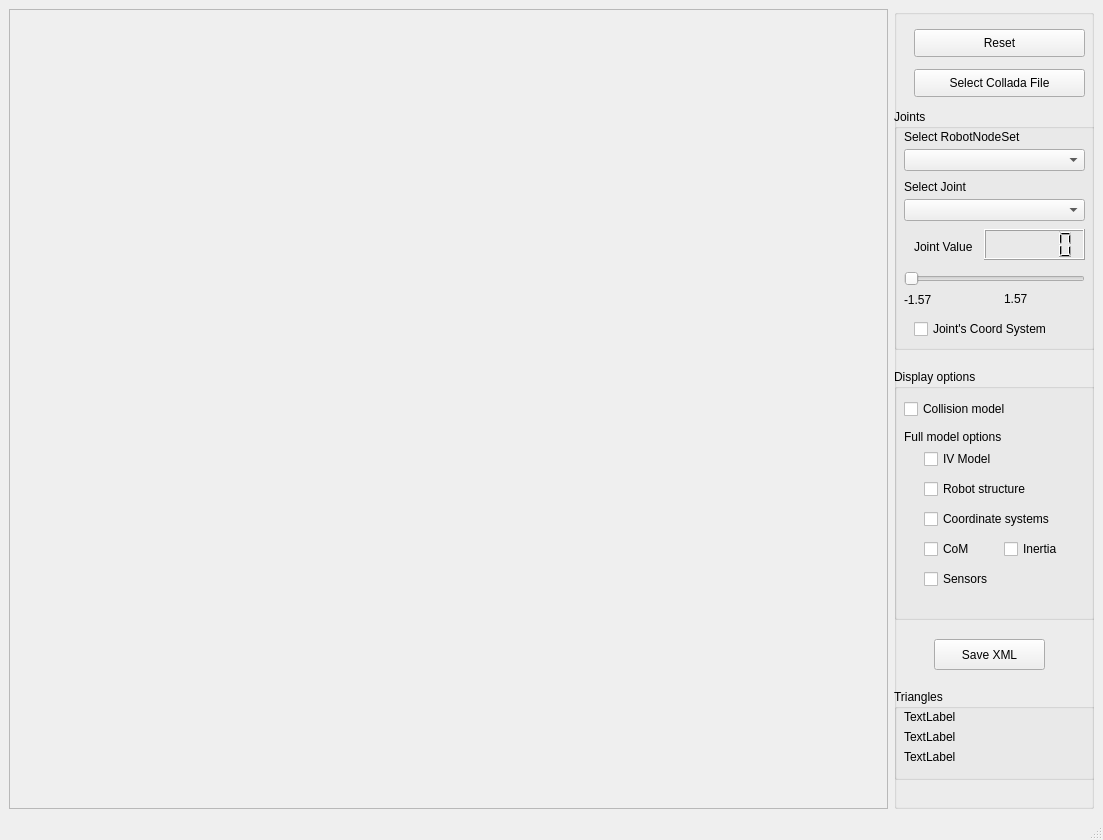
<?xml version="1.0" encoding="UTF-8"?>
<ui version="4.0">
 <class>MainWindowShowRobot</class>
 <widget class="QMainWindow" name="MainWindowShowRobot">
  <property name="geometry">
   <rect>
    <x>0</x>
    <y>0</y>
    <width>1103</width>
    <height>840</height>
   </rect>
  </property>
  <property name="windowTitle">
   <string>ColladaViewer</string>
  </property>
  <widget class="QWidget" name="centralwidget">
   <layout class="QGridLayout" name="gridLayout">
    <item row="0" column="0">
     <widget class="QFrame" name="frameViewer">
      <property name="frameShape">
       <enum>QFrame::StyledPanel</enum>
      </property>
      <property name="frameShadow">
       <enum>QFrame::Raised</enum>
      </property>
     </widget>
    </item>
    <item row="0" column="1">
     <widget class="QGroupBox" name="groupBox">
      <property name="maximumSize">
       <size>
        <width>200</width>
        <height>16777215</height>
       </size>
      </property>
      <property name="title">
       <string/>
      </property>
      <widget class="QPushButton" name="pushButtonReset">
       <property name="geometry">
        <rect>
         <x>20</x>
         <y>20</y>
         <width>171</width>
         <height>28</height>
        </rect>
       </property>
       <property name="text">
        <string>Reset</string>
       </property>
      </widget>
      <widget class="QGroupBox" name="groupBox_2">
       <property name="geometry">
        <rect>
         <x>0</x>
         <y>360</y>
         <width>201</width>
         <height>251</height>
        </rect>
       </property>
       <property name="title">
        <string>Display options</string>
       </property>
       <widget class="QCheckBox" name="checkBoxColModel">
        <property name="geometry">
         <rect>
          <x>10</x>
          <y>30</y>
          <width>131</width>
          <height>20</height>
         </rect>
        </property>
        <property name="text">
         <string>Collision model</string>
        </property>
       </widget>
       <widget class="QCheckBox" name="checkBoxStructure">
        <property name="geometry">
         <rect>
          <x>30</x>
          <y>110</y>
          <width>131</width>
          <height>20</height>
         </rect>
        </property>
        <property name="text">
         <string>Robot structure</string>
        </property>
       </widget>
       <widget class="QCheckBox" name="checkBoxRobotCoordSystems">
        <property name="geometry">
         <rect>
          <x>30</x>
          <y>140</y>
          <width>131</width>
          <height>20</height>
         </rect>
        </property>
        <property name="text">
         <string>Coordinate systems</string>
        </property>
       </widget>
       <widget class="QCheckBox" name="checkBoxFullModel">
        <property name="geometry">
         <rect>
          <x>30</x>
          <y>80</y>
          <width>131</width>
          <height>20</height>
         </rect>
        </property>
        <property name="text">
         <string>IV Model</string>
        </property>
       </widget>
       <widget class="QLabel" name="label">
        <property name="geometry">
         <rect>
          <x>10</x>
          <y>60</y>
          <width>131</width>
          <height>16</height>
         </rect>
        </property>
        <property name="text">
         <string>Full model options</string>
        </property>
       </widget>
       <widget class="QCheckBox" name="checkBoxPhysicsCoM">
        <property name="geometry">
         <rect>
          <x>30</x>
          <y>170</y>
          <width>71</width>
          <height>20</height>
         </rect>
        </property>
        <property name="text">
         <string>CoM</string>
        </property>
       </widget>
       <widget class="QCheckBox" name="checkBoxPhysicsInertia">
        <property name="geometry">
         <rect>
          <x>110</x>
          <y>170</y>
          <width>81</width>
          <height>20</height>
         </rect>
        </property>
        <property name="text">
         <string>Inertia</string>
        </property>
       </widget>
       <widget class="QCheckBox" name="checkBoxSensors">
        <property name="geometry">
         <rect>
          <x>30</x>
          <y>200</y>
          <width>131</width>
          <height>20</height>
         </rect>
        </property>
        <property name="text">
         <string>Sensors</string>
        </property>
       </widget>
      </widget>
      <widget class="QPushButton" name="pushButtonLoad">
       <property name="geometry">
        <rect>
         <x>20</x>
         <y>60</y>
         <width>171</width>
         <height>28</height>
        </rect>
       </property>
       <property name="text">
        <string>Select Collada File</string>
       </property>
      </widget>
      <widget class="QGroupBox" name="groupBox_3">
       <property name="geometry">
        <rect>
         <x>0</x>
         <y>100</y>
         <width>201</width>
         <height>241</height>
        </rect>
       </property>
       <property name="title">
        <string>Joints</string>
       </property>
       <property name="flat">
        <bool>false</bool>
       </property>
       <property name="checkable">
        <bool>false</bool>
       </property>
       <widget class="QLabel" name="label_2">
        <property name="geometry">
         <rect>
          <x>20</x>
          <y>130</y>
          <width>81</width>
          <height>16</height>
         </rect>
        </property>
        <property name="text">
         <string>Joint Value</string>
        </property>
       </widget>
       <widget class="QLCDNumber" name="lcdNumberJointValue">
        <property name="geometry">
         <rect>
          <x>90</x>
          <y>120</y>
          <width>101</width>
          <height>31</height>
         </rect>
        </property>
        <property name="smallDecimalPoint">
         <bool>true</bool>
        </property>
        <property name="numDigits">
         <number>5</number>
        </property>
        <property name="digitCount">
         <number>5</number>
        </property>
        <property name="value" stdset="0">
         <double>0.000000000000000</double>
        </property>
       </widget>
       <widget class="QSlider" name="horizontalSliderPos">
        <property name="geometry">
         <rect>
          <x>10</x>
          <y>160</y>
          <width>181</width>
          <height>20</height>
         </rect>
        </property>
        <property name="maximum">
         <number>1000</number>
        </property>
        <property name="pageStep">
         <number>50</number>
        </property>
        <property name="orientation">
         <enum>Qt::Horizontal</enum>
        </property>
       </widget>
       <widget class="QLabel" name="labelMinPos">
        <property name="geometry">
         <rect>
          <x>10</x>
          <y>180</y>
          <width>91</width>
          <height>21</height>
         </rect>
        </property>
        <property name="text">
         <string>-1.57</string>
        </property>
       </widget>
       <widget class="QLabel" name="labelMaxPos">
        <property name="geometry">
         <rect>
          <x>110</x>
          <y>180</y>
          <width>81</width>
          <height>20</height>
         </rect>
        </property>
        <property name="layoutDirection">
         <enum>Qt::RightToLeft</enum>
        </property>
        <property name="text">
         <string>1.57</string>
        </property>
       </widget>
       <widget class="QComboBox" name="comboBoxJoint">
        <property name="geometry">
         <rect>
          <x>10</x>
          <y>90</y>
          <width>181</width>
          <height>22</height>
         </rect>
        </property>
       </widget>
       <widget class="QCheckBox" name="checkBoxShowCoordSystem">
        <property name="geometry">
         <rect>
          <x>20</x>
          <y>210</y>
          <width>161</width>
          <height>20</height>
         </rect>
        </property>
        <property name="text">
         <string>Joint's Coord System</string>
        </property>
       </widget>
       <widget class="QComboBox" name="comboBoxRobotNodeSet">
        <property name="geometry">
         <rect>
          <x>10</x>
          <y>40</y>
          <width>181</width>
          <height>22</height>
         </rect>
        </property>
       </widget>
       <widget class="QLabel" name="label_3">
        <property name="geometry">
         <rect>
          <x>10</x>
          <y>20</y>
          <width>131</width>
          <height>16</height>
         </rect>
        </property>
        <property name="text">
         <string>Select RobotNodeSet</string>
        </property>
       </widget>
       <widget class="QLabel" name="label_4">
        <property name="geometry">
         <rect>
          <x>10</x>
          <y>70</y>
          <width>131</width>
          <height>16</height>
         </rect>
        </property>
        <property name="text">
         <string>Select Joint</string>
        </property>
       </widget>
      </widget>
      <widget class="QGroupBox" name="groupBox_5">
       <property name="geometry">
        <rect>
         <x>0</x>
         <y>680</y>
         <width>201</width>
         <height>91</height>
        </rect>
       </property>
       <property name="title">
        <string>Triangles</string>
       </property>
       <widget class="QLabel" name="labelInfo1">
        <property name="geometry">
         <rect>
          <x>10</x>
          <y>20</y>
          <width>181</width>
          <height>16</height>
         </rect>
        </property>
        <property name="text">
         <string>TextLabel</string>
        </property>
       </widget>
       <widget class="QLabel" name="labelInfo2">
        <property name="geometry">
         <rect>
          <x>10</x>
          <y>40</y>
          <width>191</width>
          <height>16</height>
         </rect>
        </property>
        <property name="text">
         <string>TextLabel</string>
        </property>
       </widget>
       <widget class="QLabel" name="labelInfo3">
        <property name="geometry">
         <rect>
          <x>10</x>
          <y>60</y>
          <width>191</width>
          <height>16</height>
         </rect>
        </property>
        <property name="text">
         <string>TextLabel</string>
        </property>
       </widget>
      </widget>
      <widget class="QPushButton" name="pushButtonSave">
       <property name="geometry">
        <rect>
         <x>40</x>
         <y>630</y>
         <width>111</width>
         <height>31</height>
        </rect>
       </property>
       <property name="text">
        <string>Save XML</string>
       </property>
      </widget>
     </widget>
    </item>
   </layout>
  </widget>
  <widget class="QMenuBar" name="menubar">
   <property name="geometry">
    <rect>
     <x>0</x>
     <y>0</y>
     <width>1103</width>
     <height>21</height>
    </rect>
   </property>
  </widget>
  <widget class="QStatusBar" name="statusbar"/>
 </widget>
 <resources/>
 <connections/>
</ui>
